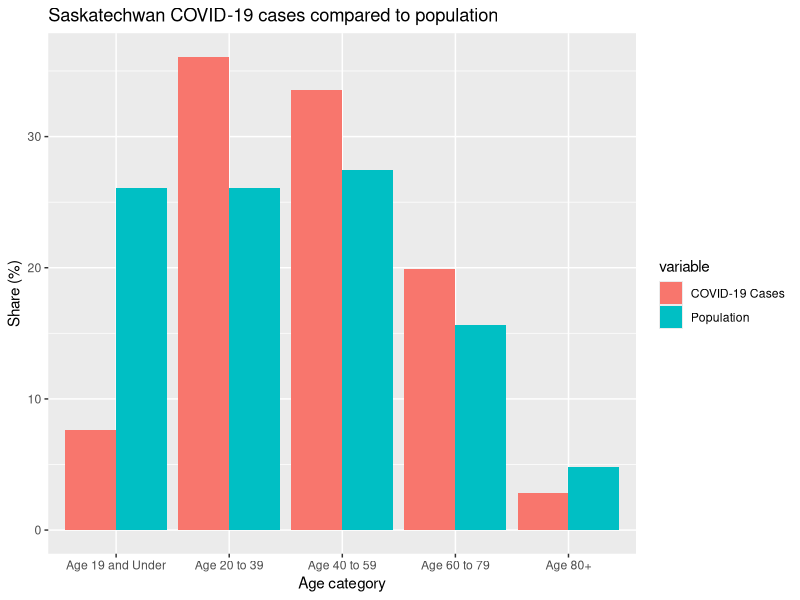
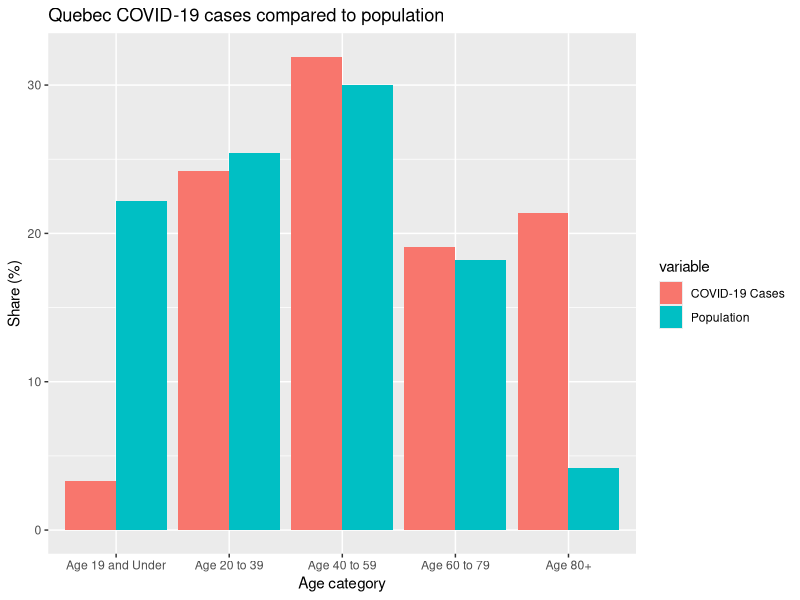
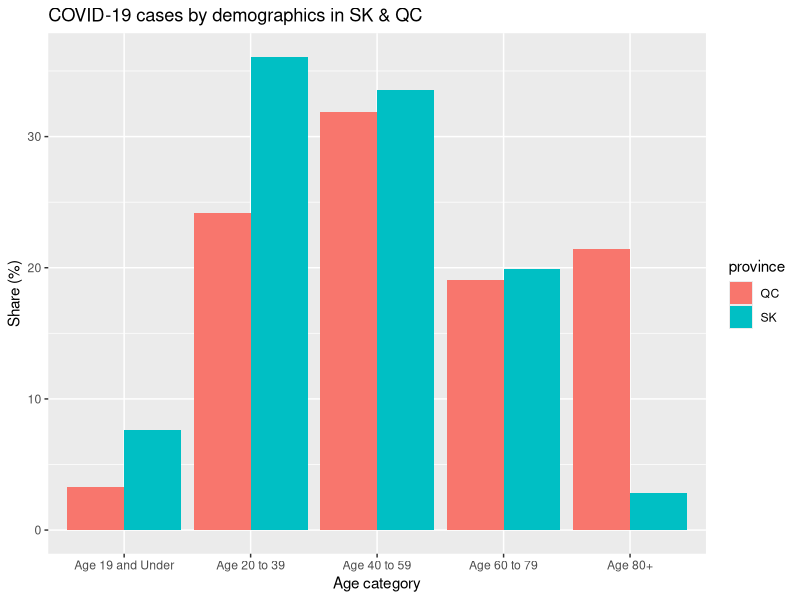

These charts were generated, in order, by the following R code:

library(readr)
library(ggplot2)
library(dplyr)
library(reshape2)
ages <- data.frame(cases=t(read_csv('./data/covid_sk_age_dist_20200420.csv')))

age_cats <- c(
  "Age 19 and Under",
  "Age 20 to 39",
  "Age 40 to 59",
  "Age 60 to 79",
  "Age 80+")

# data comes from 2011 census: https://www12.statcan.gc.ca/census-recensement/2011/as-sa/fogs-spg/Facts-pr-eng.cfm?Lang=Eng&GK=PR&GC=47
ad <- read_tsv('./statcan_age_dist.tsv')
st <- data.frame(popn=t(data.frame(
  age_0_19 = sum(ad[2:5,"Total"]),
  age_20_39 = sum(ad[6:9,"Total"]),
  age_40_59 = sum(ad[10:13,"Total"]),
  age_60_79 = sum(ad[14:17,"Total"]),
  age_gte_80 = sum(ad[18:22,"Total"])
)))
row.names(st) <- age_cats


df <- cbind(cases=ages[2:6,], st)

df$pop_pct <- 100*df$popn/sum(df$popn)
df$case_pct <- 100*df$cases/sum(df$cases)
df$id <- row.names(df)



gd_sk <- df %>%
  select(pop_pct, case_pct, id) %>%
  melt(id.vars="id")
gd_sk$variable <- ifelse(gd_sk$variable == 'pop_pct', 'Population', 'COVID-19 Cases')

ggplot(data=gd_sk, aes(x=id, y=value, fill=variable)) +
  geom_bar(stat="identity", position=position_dodge()) + 
  labs(title='Saskatechwan COVID-19 cases compared to population', x='Age category', y='Share (%)')



### Doing quebec now

ages <- data.frame(cases=read_csv('./qc_confirmed_pct_by_age_20200419.csv'))

ages <- rbind(
  sum(ages[1:2,2]),
  sum(ages[3:4,2]),
  sum(ages[5:6,2]),
  sum(ages[7:8,2]),
  sum(ages[9:10,2])
)

age_cats <- c(
  "Age 19 and Under",
  "Age 20 to 39",
  "Age 40 to 59",
  "Age 60 to 79",
  "Age 80+")

# this is from 2011 census
# https://www12.statcan.gc.ca/census-recensement/2011/as-sa/fogs-spg/Facts-pr-eng.cfm?Lang=Eng&GK=PR&GC=24
ad <- read_tsv('./qc_statcan_age_dist_2011.tsv')
st <- data.frame(popn=t(data.frame(
  age_0_19 = sum(ad[2:5,"Total"]),
  age_20_39 = sum(ad[6:9,"Total"]),
  age_40_59 = sum(ad[10:13,"Total"]),
  age_60_79 = sum(ad[14:17,"Total"]),
  age_gte_80 = sum(ad[18:22,"Total"])
)))
row.names(st) <- age_cats

# this is from 2016 census
# ad <- read_tsv('./qc_statcan_age_dist.tsv')
# st <- data.frame(popn=t(data.frame(
#   age_0_19 = sum(ad[1:4,"Total"]),
#   age_20_39 = sum(ad[4:8,"Total"]),
#   age_40_59 = sum(ad[9:12,"Total"]),
#   age_60_79 = sum(ad[13:16,"Total"]),
#   age_gte_80 = sum(ad[17:18,"Total"])
# )))
# row.names(st) <- age_cats


df <- cbind(cases=ages, st)

df$pop_pct <- 100*df$popn/sum(df$popn)
df$id <- row.names(df)



gd_qc <- df %>%
  select(pop_pct, cases, id) %>%
  melt(id.vars="id")
gd_qc$variable <- ifelse(gd_qc$variable == 'pop_pct', 'Population', 'COVID-19 Cases')

ggplot(data=gd_qc, aes(x=id, y=value, fill=variable)) +
  geom_bar(stat="identity", position=position_dodge()) + 
  labs(title='Quebec COVID-19 cases compared to population', x='Age category', y='Share (%)')



# comparing SK & QC

gd_sk$province <- 'SK'
gd_qc$province <- 'QC'

gd_all <- rbind(gd_sk, gd_qc) %>%
  filter(variable=='COVID-19 Cases')

ggplot(data=gd_all, aes(x=id, y=value, fill=province)) +
  geom_bar(stat="identity", position=position_dodge()) + 
  labs(title='COVID-19 cases by demographics in SK & QC', x='Age category', y='Share (%)')

